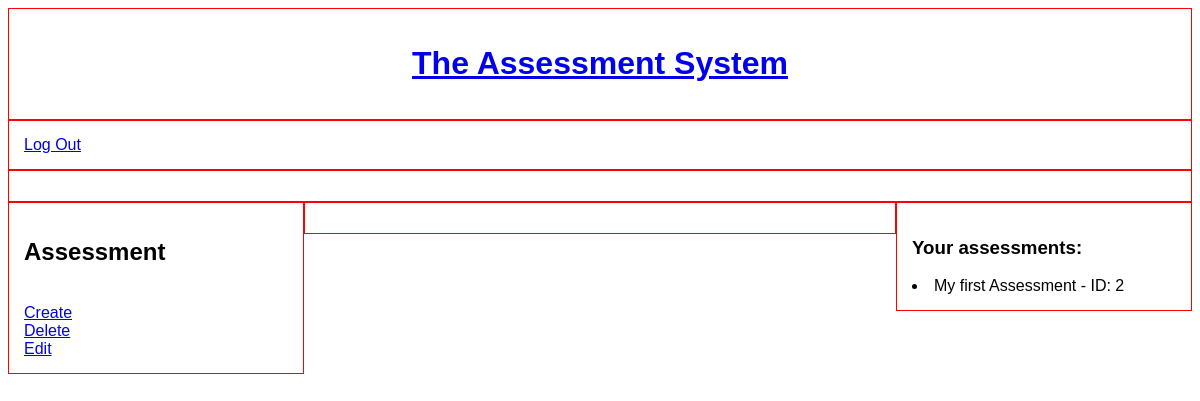
The page / (signed in) on the database as committed earlier.
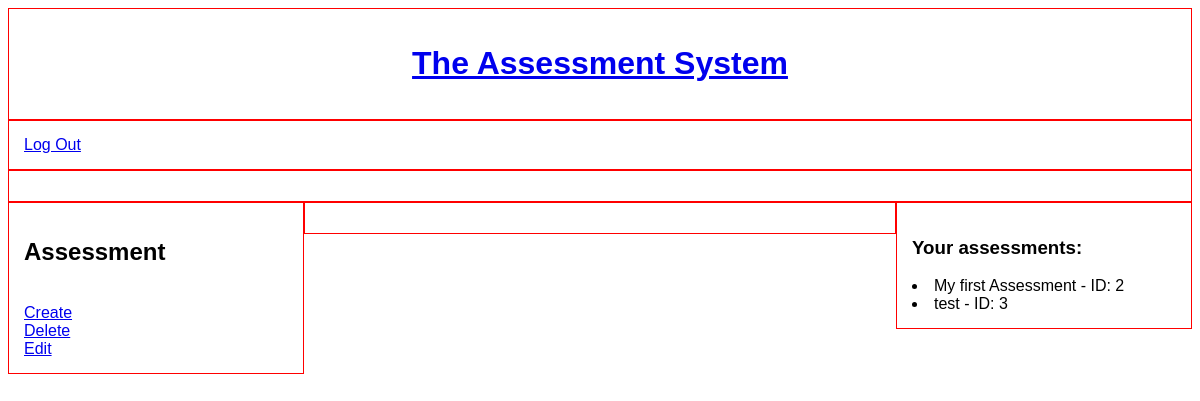
The same page on the database as committed later.
### assessment/models.py (models this page shows)
class Assessment(models.Model):
    creator = models.ForeignKey(settings.AUTH_USER_MODEL, on_delete=models.CASCADE, editable=False)
    title = models.CharField(max_length=100, blank=True)
    def __str__(self):
        return f'{self.title} - ID: {self.id}'

### core/views.py (the view)
# urls.py: 2. Add a URL to urlpatterns:  path('', views.home, name='home')
def home(request):
    template_name = 'home.html'
    if request.user.id is not None:
        user_id = request.user.id
        current_user = User.objects.get(id=user_id)
        user_assessments = Assessment.objects.filter(creator=current_user).exclude(title='')
    else:
        user_assessments = None
    context = {
        'user_assessments': user_assessments,
    }
    return render(request, template_name, context)

### core/templates/core/home.html (shortened to what this page needs)
{% extends 'base.html' %}
{% block content %}
<div class="col-12" id="logo">
    <h1><a href="{% url 'home' %}">The Assessment System</a></h1>
</div>
<div class="col-12" id="navbar">
    {% if not user.is_authenticated %}
    <a href="{% url 'login' %}">Log In</a>
    <a href="{% url 'signup' %}">Sign Up</a>
    {% else %}
    <a href="{% url 'logout' %}">Log Out</a>
    {% endif %}
</div>
<div class="col-12" id="messages">
</div>
{% if user.role == 'Teacher' %}
<div class="col-3" id="left-side-teacher">
    <h2>Assessment</h2>
    <br><a href="{% url 'create-assessment' %}" name="create-assessment">Create</a>
    <br><a href="{% url 'delete-assessment' %}" name="delete-assessment">Delete</a>
    <br><a href="{% url 'edit-assessment' %}" name="edit-assessment">Edit</a>
</div>
<div class="col-6" id="main-content-teacher">
</div>
<div class="col-3" id="right-side-teacher">
    {% if user_assessments %}
    <h3>Your assessments:</h3>
    {% for assessment in user_assessments %}
    <li>{{ assessment }}</li>
    {% endfor %}
    {% else %}
    <h3>You have no assessments.</h3>
    {% endif %}
</div>
{% endif %}
{% endblock %}

Rows that differ between the two databases and show on the page:
added Assessment: title+id "test - ID: 3"
